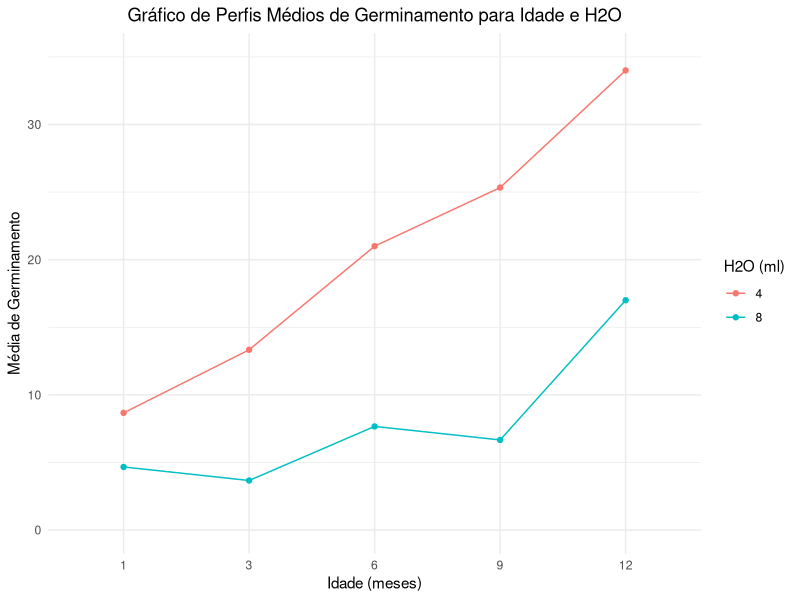
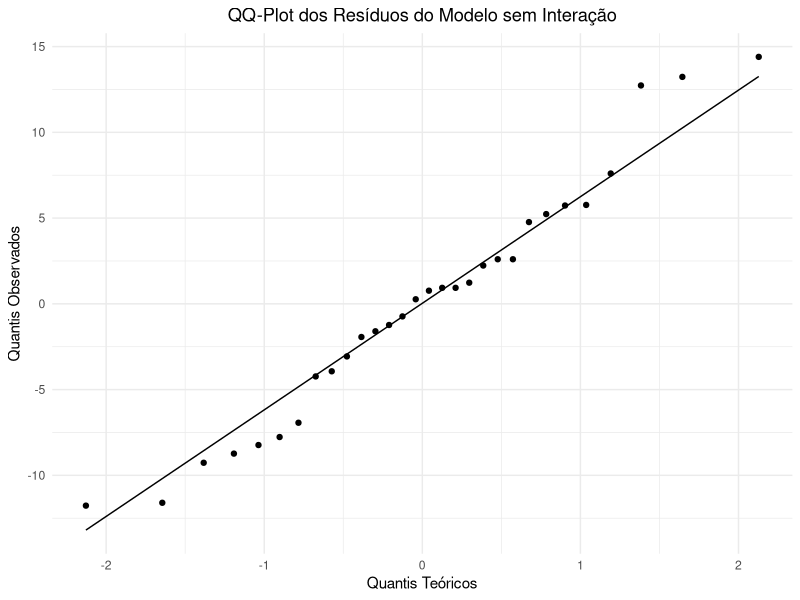
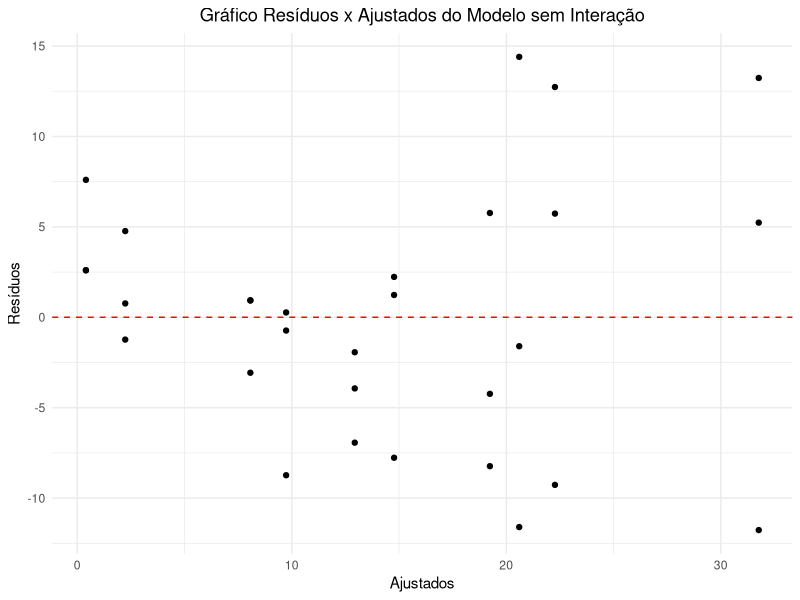

Write R code to recreate these figures, in order.
## ---- chunk 1
#| echo: false
#| warning: false

require(ggplot2)
require(dplyr)
data = data.frame(Germinou = c(11, 9, 6, 7, 16, 17, 9, 19, 35, 13, 35, 28, 20, 37, 45, 8, 3, 3, 1, 7, 3, 5, 9, 9, 1, 10, 9, 11, 15, 25), Idade = c(1,1,1,3,3,3,6,6,6,9,9,9,12,12,12), H2O = c(4,4,4,4,4,4,4,4,4,4,4,4,4,4,4,8,8,8,8,8,8,8,8,8,8,8,8,8,8,8))

data$Idade <- factor(data$Idade)
data$H2O <- factor(data$H2O)

perfil <- data %>% group_by(Idade, H2O) %>% summarise(media = mean(Germinou))

perfis_medios <- ggplot(perfil, aes(x = factor(Idade), y = media, color = factor(H2O), group = H2O)) + geom_line() + geom_point() + theme_minimal() + ylim(c(0, 35)) + labs(title = "Gráfico de Perfis Médios de Germinamento para Idade e H2O", x = "Idade (meses)", y = "Média de Germinamento", color = "H2O (ml)") + theme(plot.title = element_text(hjust = 0.5))
perfis_medios 

modelo <- aov(Germinou ~ H2O * Idade, data = data)
summary(modelo)
## ---- chunk 2
#| echo: false
#| warning: false

require(ggplot2)
modelo1 <- aov(Germinou~Idade+H2O, data = data)
anova(modelo1)

qq <- ggplot(data = data, aes(sample = residuals(modelo1))) + geom_qq() + geom_qq_line() + theme_minimal() + labs(title = "QQ-Plot dos Resíduos do Modelo sem Interação", x = "Quantis Teóricos", y = "Quantis Observados") + theme(plot.title = element_text(hjust = 0.5))

qq

shapiro.test(residuals(modelo1))

bartlett.test(Germinou~interaction(Idade, H2O), data = data)

resid <- data.frame(Fitted = fitted(modelo1), Residuals = residuals(modelo1))
res_ajust <- ggplot(resid, aes(x = Fitted, y = Residuals)) + geom_point() + labs(title = "Gráfico Resíduos x Ajustados do Modelo sem Interação", x = "Ajustados", y = "Resíduos") + theme_minimal() + geom_hline(yintercept = 0, linetype = "dashed", color = "red") + theme(plot.title = element_text(hjust = 0.5))

res_ajust

## ---- chunk 3
#| echo: false
#| warning: false

modelo2 <- lm(Germinou~Idade+H2O, contrasts = list(Idade = contr.sum, H2O = contr.sum), data = data)
summary(modelo2)
anova(modelo2)
## ---- chunk 4
#| echo: false
#| warning: false
coefficients(modelo2)
